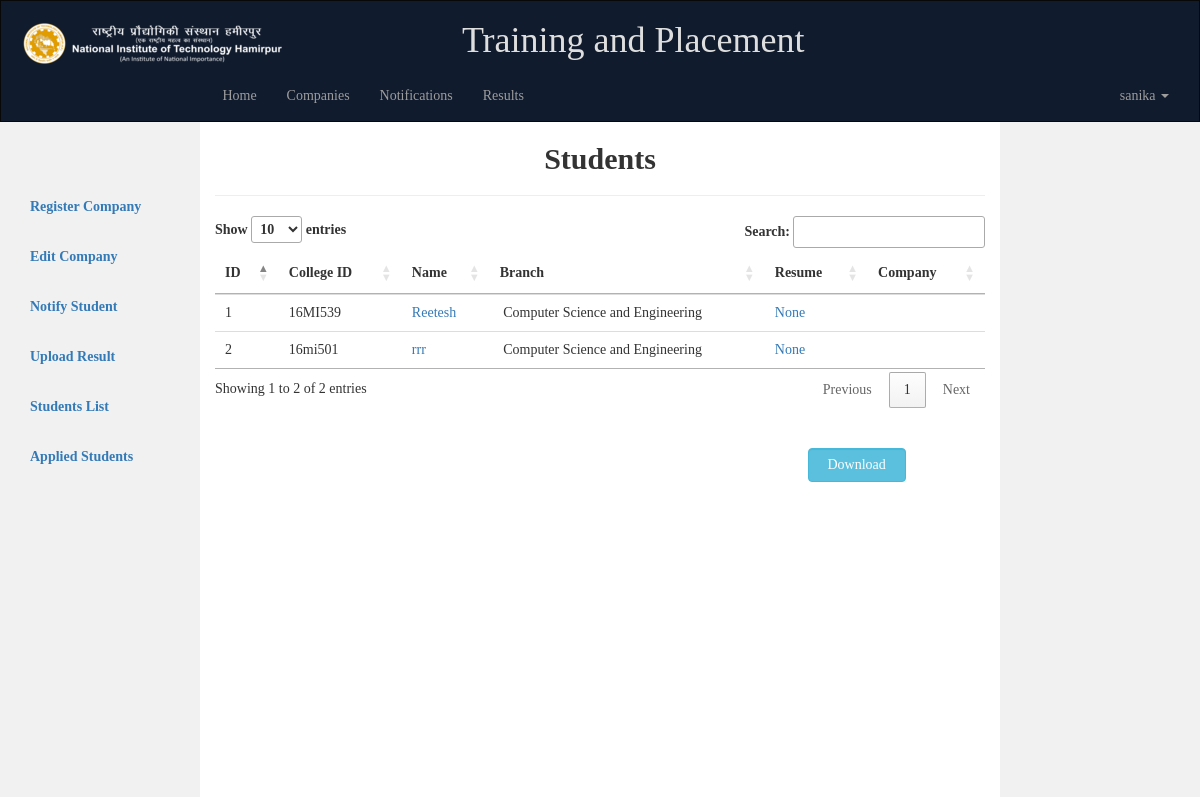
The app's page /students/ (signed in) with its own data.
### app/models.py (models this page shows, shortened)
class Admin(models.Model):
	name		  =	models.CharField(max_length=50)
	email		  =	models.EmailField(max_length=60,unique=True)
	password	  =	models.CharField(max_length=12)
	other_details =	models.CharField(max_length=1000,null=True,blank=True)

class Student(models.Model):
	s_id		=		models.AutoField(primary_key=True)
	college_id	=		models.CharField(max_length=100,unique=True)
	roll		= 		models.CharField(max_length=100,unique=True)
	name        =		models.CharField(max_length=100)
	email       =		models.EmailField(max_length=100,unique=True)
	password    =		models.CharField(max_length=100)
	phone       =		models.CharField(max_length=100)
	gender      =		models.CharField(max_length=100)
	y_id        =		models.ForeignKey(Year, on_delete=models.DO_NOTHING)            												 #foreign key to year table
	branch		=		models.CharField(max_length=100)
	prn			=		models.CharField(max_length=500,unique=True,null=True,blank=True)
	birth_date	=		models.DateField(null=True,blank=True)
	per_address =		models.CharField(max_length=1000,null=True,blank=True)
	cur_address =		models.CharField(max_length=1000,null=True,blank=True)
	city		=		models.CharField(max_length=100,null=True,blank=True)
	aadhar_number=		models.CharField(max_length=500,null=True,blank=True)
	pan_number	 =		models.CharField(max_length=500,null=True,blank=True)
	passport_number=	models.CharField(max_length=500,null=True,blank=True)
	tenth_board =		models.CharField(max_length=500,null=True,blank=True)
	tenth_marks	=		models.FloatField(null=True,blank=True)
	tenth_schoolname=	models.CharField(max_length=1000,null=True,blank=True)
	tenth_city	=		models.CharField(max_length=500,null=True,blank=True)
	tenth_yeargap =  	models.BooleanField(default=False)
	tenth_yeargap_reason=models.CharField(max_length=1000,null=True,blank=True)
	is_diploma	  =		models.BooleanField(default=False)
	twelveth_board= 	models.CharField(max_length=500,null=True,blank=True)
	twelveth_year = 	models.CharField(max_length=100,null=True,blank=True)
	twelveth_marks=		models.FloatField(null=True,blank=True)
	twelveth_schoolname=models.CharField(max_length=1000,null=True,blank=True)
	twelveth_city	=	models.CharField(max_length=500,null=True,blank=True)
	twelveth_yeargap=	models.BooleanField(default=False)
	twelveth_yeargap_reason=models.CharField(max_length=1000,null=True,blank=True)
	diploma_board = 	models.CharField(max_length=500,null=True,blank=True)
	diploma_marks =		models.FloatField(null=True,blank=True)
	diploma_outof =		models.FloatField(null=True,blank=True)
	diploma_year  = 	models.CharField(max_length=100,null=True,blank=True)
	cgpi		  =		models.FloatField(null=True,blank=True)
	average		  =		models.FloatField(null=True,blank=True)
	active_back	 =		models.IntegerField(default=0)
	passive_back = 		models.BooleanField(default=False)
	course = models.CharField(max_length=10, null=True, blank=True, default="BE")
	me_fy_marks = models.FloatField(null=True,blank=True)
	me_sy_marks = models.FloatField(null=True,blank=True)
	be_collegename = models.CharField(max_length=1000,null=True,blank=True)
	be_university = models.CharField(max_length=1000,null=True,blank=True)
	be_passing_year = models.CharField(max_length=100,null=True,blank=True)
	be_yeargap = models.BooleanField(default=False)
	be_yeargap_reason = models.CharField(max_length=1000,null=True,blank=True)
	placed		=		models.BooleanField(default=False)
	url			=		models.CharField(max_length=500,null=True,blank=True)
	c_id		=		models.ForeignKey(Company,on_delete=models.SET_NULL,null=True,blank=True)			#foreign key o company table
	lock		=		models.BooleanField(default=False)
	update_marks =   	models.IntegerField(default=0)  ### option to be opened after results

### app/views.py (the view)
# urls.py: url(r'^students/$',views.get_students_page),
def get_students_page(request):
    if not request.session.get("name"):
        return render(request,'app/redirect2.html',{})
    else:
        get_mail = request.session["email"]
        if Admin.objects.filter(email=get_mail).exists():
            year = "All"
            branch = "All"
            course = "All"
            if "course" in request.POST:
                course = request.POST["course"]
                if course != "All":
                    students_course = Student.objects.filter(course=course)
                else:
                    students_course = Student.objects.all()
            else:
                students_course = Student.objects.all()
            if  "year"  in request.POST:
                year = str(request.POST["year"])
                if year != "All":
                    yearobj = Year.objects.get(year=year)
                    students_year = students_course.filter(y_id=yearobj)
                else:
                    students_year = students_course
            else:
                students_year = students_course
            if  "branch" in request.POST:
                branch = request.POST["branch"]
                if branch != "All":
                    students_branch = students_year.filter(branch=branch)
                else:
                    students_branch = students_year
            else:
                students_branch = students_year
            minavg = 0
            maxavg=100
            lock_status = "All"
            if "minavg" in request.POST:
                minavg = request.POST["minavg"]
                students_min_average = students_branch.filter(average__gte = minavg)
            else:
                students_min_average = students_branch
            if "maxavg" in request.POST:
                maxavg = request.POST["maxavg"]
                students_max_average = students_min_average.filter(average__lte= maxavg)
            else:
                students_max_average = students_min_average
            if "lock" in request.POST:
                lock_status = request.POST["lock"]
                if lock_status == "locked":
                    students_lock_status = students_max_average.filter(lock=1)
                elif lock_status == "unlocked":
                    students_lock_status = students_max_average.filter(lock=0)
                else:
                    students_lock_status = students_max_average
            else:
                students_lock_status = students_max_average
            students = students_lock_status
            years = Year.objects.all().order_by('-y_id')
            name = request.session["name"]
            return render(request, 'app/students.html', {"students": students,"login":1,"course":course, "years":years ,"year":year,"branch":branch,"minavg":minavg,"maxavg":maxavg,"lock":lock_status,"name": name})
        else:
            return HttpResponse("Not permitted to access")

### app/templates/app/students.html (shortened to what this page needs)
<!DOCTYPE html>
<html lang="en" xmlns="http://www.w3.org/1999/html">
<head>
  <link rel="stylesheet" href="/static/css/bootstrap.min.css">
      <link rel="stylesheet" href="https://cdn.datatables.net/1.10.15/css/jquery.dataTables.min.css">
  </head>
<body>
<nav class="navbar navbar-inverse">
  <div class="container-fluid">
<h1 class="text-center">
<a class="pull-left" href="/">
<img class="img-responsive" style="vertical-align: bottom;" src="/static/pict_logo.png" alt="pict logo"/>
</a><span style="margin-left: -20%; color: rgb(222, 222, 222);">Training and Placement</span></h1>
    <div class="collapse navbar-collapse" id="myNavbar">
      <ul class="nav navbar-nav" style="margin-left:15.5%;">
        <li><a href="/">Home</a></li>
    <li><a href="/companies/">Companies</a></li>
    <li><a href="/notifications/">Notifications</a></li>
     <li><a href="/results/">Results</a></li>
      </ul>
      <ul class="nav navbar-nav navbar-right">
    <li class="dropdown">
          <a class="dropdown-toggle" data-toggle="dropdown" href="#">{{name}} <span class="caret"></span></a>
        </li>
     </ul>
    </div>
  </div>
</nav>
<div class="container-fluid ">
  <div class="row content">
    <div class="col-sm-2 sidenav ">
 <div class="navbar1"  >
      <ul class="nav navbar-nav" >
    <br><br>
      <li><a href="/pregister/"><b>Register  Company</b></a></li>
      <li><a href="/pedit/"><b>Edit Company</b></a> </li>
      <li><a href="/pnotify/"><b>Notify Student</b></a> </li>
      <li><a href="/presult/"><b>Upload Result</b></a> </li>
      <li ><a href="/students/"><b>Students List</b></a></li>
      <li><a href="/appliedstudents/"><b>Applied Students</b></a> </li>
    </ul>
    </div>
    </div>
    <div id="ajaxreplace" name="ajaxreplace" class="col-sm-8 ">
 <h2 class="text-center">
      <b>Students</b> </h2>
<hr>
  <div class="table-responsive">
  <table class="table" id="myTable">
    <thead>
      <tr>
        <th>ID</th>
        <th>College ID</th>
        <th>Name</th>
        <th>Branch</th>
        <th>Resume</th>
        <th>Company</th>
      </tr>
    </thead>
    <tbody>
{% for student in students %}
      <tr>
        <td>{{forloop.counter}}</td>
          <td>{{student.college_id}}</td>
        <td> <a href= /student/{{student.roll}}/ > {{student.name}}</a> </td>
        <td>&nbsp;{{student.branch}}</td>
        <td><a href= {{student.url}}> {{student.url}}</a></td>
        <td></td>
      </tr>
      {% endfor %}
    </tbody>
  </table>
  </div>
        <br><br>
      <div  class=" col-sm-2 col-md-offset-9"> <button value="Download file" onclick="downloadStudents()" class="btn btn-info form-control">Download</button>
 </div>
    </div>
    <div class="col-sm-2 sidenav">
    </div>
  </div>
</div>
</body>
</html>

### app/templates/app/students.html (style rules this page uses)
.navbar { margin-bottom: 0; border-radius: 0; background-color:#101B2D; font-family: Georgia, Times, "Times New Roman", serif; }
.navbar1 { margin-bottom: 0; border-radius: 0; font-family: Georgia, Times, "Times New Roman", serif; }
.row.content { height: 450px }
.sidenav { padding-top: 20px; background-color: #f1f1f1; height: 150%; }
body { font-family: Georgia, Times, "Times New Roman", serif; }

### records on screen
Admin: name "sanika"
Student: college_id "16MI539", name "Reetesh", branch "Computer Science and Engineering", url "None"
Student: college_id "16mi501", name "rrr", branch "Computer Science and Engineering", url "None"
